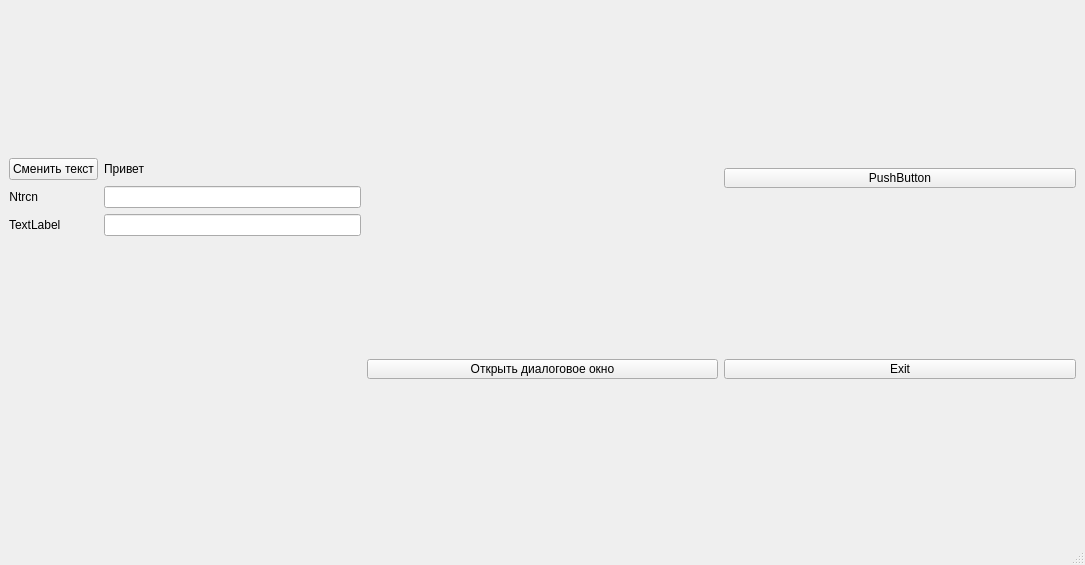
<?xml version="1.0" encoding="UTF-8"?>
<ui version="4.0">
 <class>youtube</class>
 <widget class="QMainWindow" name="youtube">
  <property name="geometry">
   <rect>
    <x>0</x>
    <y>0</y>
    <width>1085</width>
    <height>565</height>
   </rect>
  </property>
  <property name="sizePolicy">
   <sizepolicy hsizetype="Preferred" vsizetype="Preferred">
    <horstretch>0</horstretch>
    <verstretch>0</verstretch>
   </sizepolicy>
  </property>
  <property name="windowTitle">
   <string>youtube</string>
  </property>
  <widget class="QWidget" name="centralwidget">
   <property name="sizePolicy">
    <sizepolicy hsizetype="Preferred" vsizetype="Preferred">
     <horstretch>0</horstretch>
     <verstretch>0</verstretch>
    </sizepolicy>
   </property>
   <layout class="QGridLayout" name="gridLayout">
    <item row="2" column="2">
     <widget class="QPushButton" name="pushButton_3">
      <property name="sizePolicy">
       <sizepolicy hsizetype="Minimum" vsizetype="Minimum">
        <horstretch>0</horstretch>
        <verstretch>0</verstretch>
       </sizepolicy>
      </property>
      <property name="maximumSize">
       <size>
        <width>16777215</width>
        <height>20</height>
       </size>
      </property>
      <property name="text">
       <string>Открыть диалоговое окно</string>
      </property>
     </widget>
    </item>
    <item row="1" column="0" rowspan="2">
     <layout class="QFormLayout" name="formLayout">
      <item row="0" column="0">
       <widget class="QPushButton" name="pushButton_2">
        <property name="sizePolicy">
         <sizepolicy hsizetype="Preferred" vsizetype="Preferred">
          <horstretch>0</horstretch>
          <verstretch>0</verstretch>
         </sizepolicy>
        </property>
        <property name="maximumSize">
         <size>
          <width>16777215</width>
          <height>30</height>
         </size>
        </property>
        <property name="text">
         <string>Сменить текст</string>
        </property>
       </widget>
      </item>
      <item row="0" column="1">
       <widget class="QLabel" name="label">
        <property name="sizePolicy">
         <sizepolicy hsizetype="Preferred" vsizetype="Preferred">
          <horstretch>0</horstretch>
          <verstretch>0</verstretch>
         </sizepolicy>
        </property>
        <property name="maximumSize">
         <size>
          <width>16777215</width>
          <height>30</height>
         </size>
        </property>
        <property name="text">
         <string>Привет</string>
        </property>
       </widget>
      </item>
      <item row="1" column="0">
       <widget class="QLabel" name="label_2">
        <property name="sizePolicy">
         <sizepolicy hsizetype="Preferred" vsizetype="Preferred">
          <horstretch>0</horstretch>
          <verstretch>0</verstretch>
         </sizepolicy>
        </property>
        <property name="maximumSize">
         <size>
          <width>16777215</width>
          <height>30</height>
         </size>
        </property>
        <property name="text">
         <string>Ntrcn</string>
        </property>
        <property name="alignment">
         <set>Qt::AlignmentFlag::AlignRight|Qt::AlignmentFlag::AlignTrailing|Qt::AlignmentFlag::AlignVCenter</set>
        </property>
       </widget>
      </item>
      <item row="1" column="1">
       <widget class="QLineEdit" name="lineEdit">
        <property name="sizePolicy">
         <sizepolicy hsizetype="Preferred" vsizetype="Preferred">
          <horstretch>0</horstretch>
          <verstretch>0</verstretch>
         </sizepolicy>
        </property>
        <property name="maximumSize">
         <size>
          <width>16777215</width>
          <height>30</height>
         </size>
        </property>
       </widget>
      </item>
      <item row="2" column="0">
       <widget class="QLabel" name="label_3">
        <property name="text">
         <string>TextLabel</string>
        </property>
       </widget>
      </item>
      <item row="2" column="1">
       <widget class="QLineEdit" name="lineEdit_2">
        <property name="sizePolicy">
         <sizepolicy hsizetype="Preferred" vsizetype="Fixed">
          <horstretch>0</horstretch>
          <verstretch>0</verstretch>
         </sizepolicy>
        </property>
       </widget>
      </item>
     </layout>
    </item>
    <item row="1" column="3">
     <widget class="QPushButton" name="pushButton_4">
      <property name="sizePolicy">
       <sizepolicy hsizetype="Preferred" vsizetype="Preferred">
        <horstretch>0</horstretch>
        <verstretch>0</verstretch>
       </sizepolicy>
      </property>
      <property name="maximumSize">
       <size>
        <width>16777215</width>
        <height>20</height>
       </size>
      </property>
      <property name="text">
       <string>PushButton</string>
      </property>
     </widget>
    </item>
    <item row="2" column="3">
     <widget class="QPushButton" name="pushButton">
      <property name="sizePolicy">
       <sizepolicy hsizetype="Preferred" vsizetype="Preferred">
        <horstretch>0</horstretch>
        <verstretch>0</verstretch>
       </sizepolicy>
      </property>
      <property name="maximumSize">
       <size>
        <width>16777215</width>
        <height>20</height>
       </size>
      </property>
      <property name="text">
       <string>Exit</string>
      </property>
     </widget>
    </item>
   </layout>
  </widget>
  <widget class="QMenuBar" name="menubar">
   <property name="geometry">
    <rect>
     <x>0</x>
     <y>0</y>
     <width>1085</width>
     <height>22</height>
    </rect>
   </property>
  </widget>
  <widget class="QStatusBar" name="statusbar"/>
 </widget>
 <resources/>
 <connections>
  <connection>
   <sender>pushButton</sender>
   <signal>clicked()</signal>
   <receiver>youtube</receiver>
   <slot>close()</slot>
   <hints>
    <hint type="sourcelabel">
     <x>508</x>
     <y>154</y>
    </hint>
    <hint type="destinationlabel">
     <x>377</x>
     <y>343</y>
    </hint>
   </hints>
  </connection>
 </connections>
</ui>
